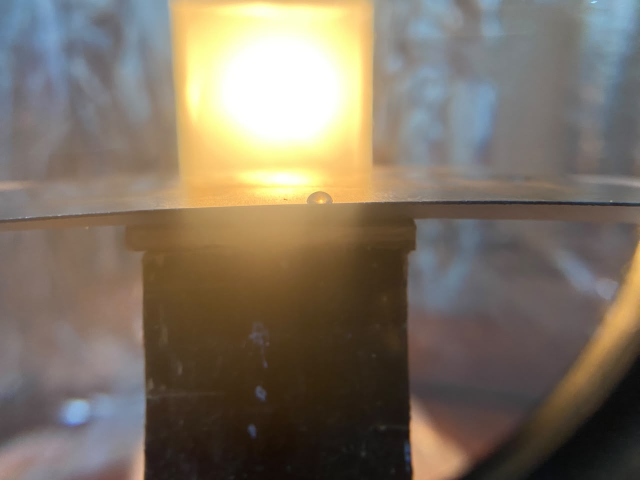
#> input picture samples/drop_3.jpg, 1280 x 960 px (shown at 1/2 size); its folder holds only this picture in this run
$ python -i baseline.py   (imports and definitions only)   (older library calls are emulated)
#> lines starting #> are read from the running program, lines starting #| are printed output that depends on the picture
"""Deteksi baseline (permukaan substrat).

Baseline dicari sebagai garis lurus panjang dengan transisi terang (atas) → gelap
(bawah) yang paling kuat, lewat proyeksi gradien pada beberapa sudut kemiringan.
Kasus sebaliknya (substrat terang, latar gelap) juga dicoba.
"""
from __future__ import annotations

from dataclasses import dataclass

import cv2
import numpy as np

from .geometry import Line


@dataclass
class BaselineCandidate:
    angle_deg: float  # kemiringan baseline di citra asli (derajat, + = turun ke kanan)
    y_center: float  # posisi y baseline di tengah citra (koordinat asli)
    score: float
    polarity: int  # +1: terang di atas, -1: gelap di atas


def find_baseline_candidates(gray: np.ndarray, max_angle: float = 10.0, n: int = 5,
                             y_range: tuple[float, float] | None = None) -> list[BaselineCandidate]:
    h, w = gray.shape
    s = min(1.0, 640.0 / w)
    g = cv2.resize(gray, None, fx=s, fy=s, interpolation=cv2.INTER_AREA).astype(np.float32)
    g = cv2.GaussianBlur(g, (0, 0), 1.5)
    gy = cv2.Sobel(g, cv2.CV_32F, 0, 1, ksize=3)
    hh, ww = g.shape
    ones = np.ones_like(g)
    cands: list[BaselineCandidate] = []
    for polarity in (1, -1):
        resp = np.clip(-polarity * gy, 0, None)
        for ang in np.arange(-max_angle, max_angle + 1e-6, 0.25):
            # Putar citra sebesar `ang` sehingga garis dengan kemiringan `ang` menjadi horizontal
            M = cv2.getRotationMatrix2D((ww / 2, hh / 2), ang, 1.0)
            r = cv2.warpAffine(resp, M, (ww, hh), flags=cv2.INTER_LINEAR, borderValue=0)
            valid = cv2.warpAffine(ones, M, (ww, hh), borderValue=0)
            cnt = valid.sum(1)
            prof = r.sum(1) / np.maximum(cnt, 1)
            # Garis harus melintang sebagian besar lebar citra
            prof[cnt < 0.5 * ww] = 0
            # Skor dikalikan konsistensi: berapa banyak kolom yang ikut merespons
            for y in np.argsort(prof)[::-1][:4]:
                row = r[y][valid[y] > 0.5]
                frac = float((row > 0.25 * max(row.max(), 1e-6)).mean()) if row.size else 0
                yc = (y - hh / 2) / s + h / 2  # rotasi di pusat → y tengah sama
                if y_range and not (y_range[0] <= yc <= y_range[1]):
                    continue
                cands.append(BaselineCandidate(float(ang), yc, float(prof[y]) * (0.5 + frac), polarity))
    cands.sort(key=lambda c: c.score, reverse=True)
    # Buang duplikat (garis hampir sama)
    out: list[BaselineCandidate] = []
    for c in cands:
        if all(abs(c.y_center - o.y_center) > 0.02 * h or abs(c.angle_deg - o.angle_deg) > 2 for o in out):
            out.append(c)
        if len(out) >= n:
            break
    return out


# [67 lines left out: functions rotation_for, refine_local, refine_global, not called in this run]

>>> import cv2
>>> picture = cv2.imread('../samples/drop_3.jpg', cv2.IMREAD_GRAYSCALE)
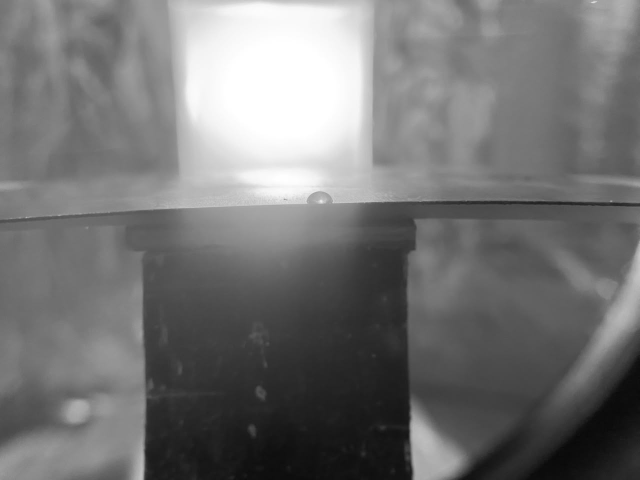
#> picture: shape (960, 1280) (shown at 1/2 size); min 7, max 255, mean 116.1
>>> result = find_baseline_candidates(picture)
#> in find_baseline_candidates, `g = cv2.resize(gray, None, fx=s, fy=s, interpolation=cv2.INTER_AREA).a..`:
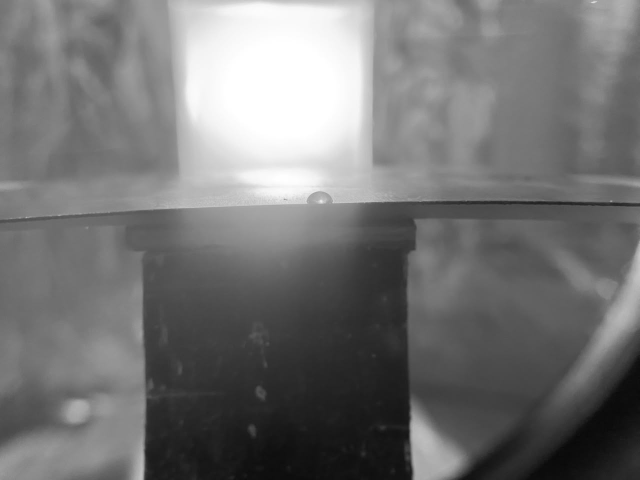
#> g: shape (480, 640) float32; min 9, max 255, mean 116.2
#> in find_baseline_candidates, `gy = cv2.Sobel(g, cv2.CV_32F, 0, 1, ksize=3)`:
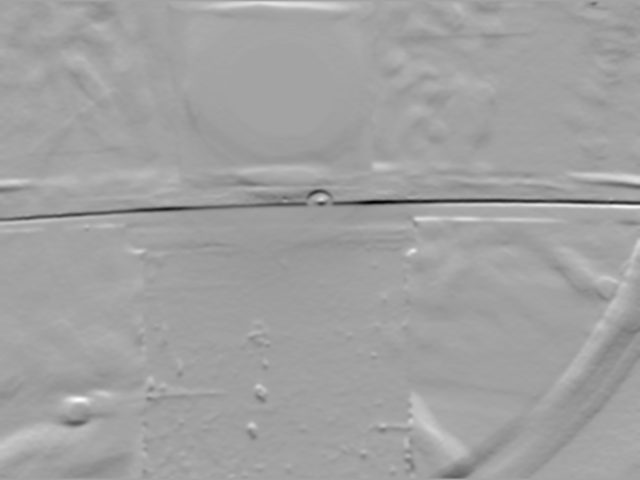
#> gy: shape (480, 640) float32; min -171.8, max 96.64, mean -1.8; drawn with min black and max white
#> the loop in find_baseline_candidates, `for polarity in (1, -1):` made 2 passes
#> pass 1, in find_baseline_candidates, `resp = np.clip(-polarity * gy, 0, None)`:
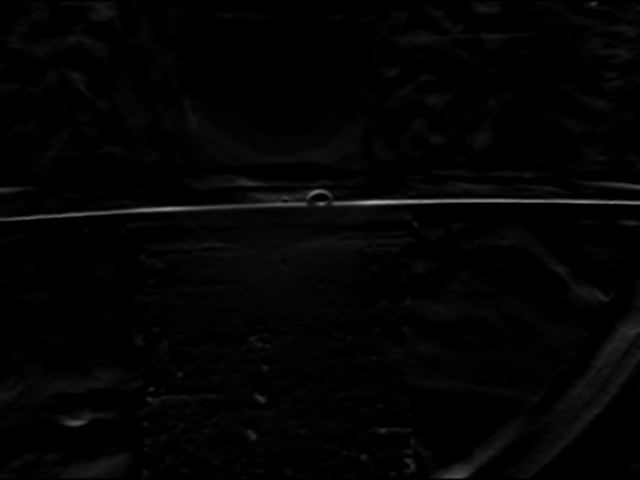
#> resp: shape (480, 640) float32; min 0, max 171.8, mean 3.9
#> pass 2, in find_baseline_candidates, `resp = np.clip(-polarity * gy, 0, None)`:
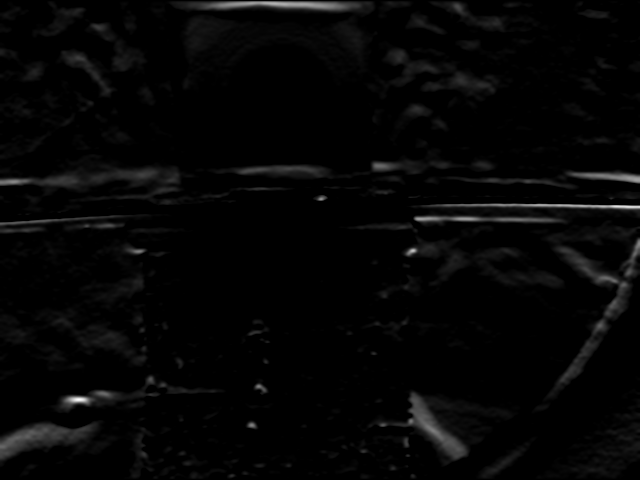
#> resp: shape (480, 640) float32; min 0, max 96.64, mean 2.2; drawn with min black and max white
#> after the loop in find_baseline_candidates, `for polarity in (1, -1):`: ones: shape (480, 640) float32; every value is 1
#> after the loop in find_baseline_candidates, `for polarity in (1, -1):`: cands = 648 items
#> the loop in find_baseline_candidates, `for c in cands:` made 138 passes
#> after the loop in find_baseline_candidates, `for c in cands:`: out = 5 items
#> result = 5 items

$ run again, on samples/drop_4.jpg
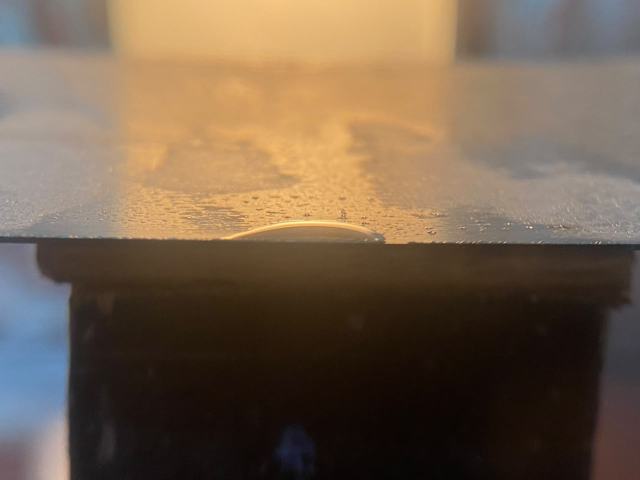
#> input picture samples/drop_4.jpg, 1280 x 960 px (shown at 1/2 size)
#> in find_baseline_candidates, `gy = cv2.Sobel(g, cv2.CV_32F, 0, 1, ksize=3)`:
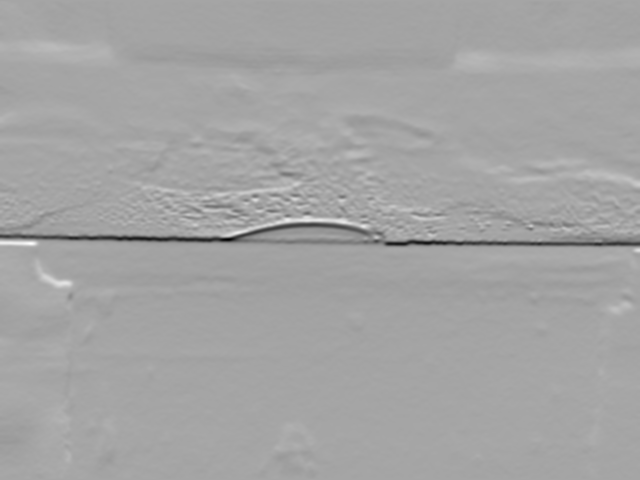
#> gy: shape (480, 640) float32; min -212.8, max 114.7, mean -2.2; drawn with min black and max white
#> the loop in find_baseline_candidates, `for polarity in (1, -1):` made 2 passes
#> pass 2, in find_baseline_candidates, `resp = np.clip(-polarity * gy, 0, None)`:
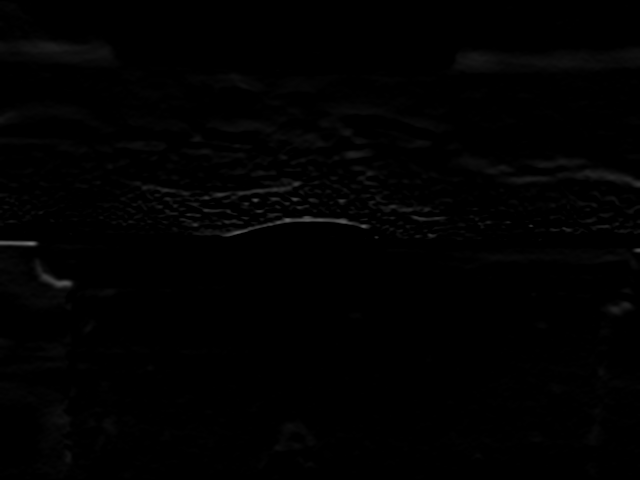
#> resp: shape (480, 640) float32; min 0, max 114.7, mean 1.6
#> after the loop in find_baseline_candidates, `for polarity in (1, -1):`: cands = 648 items
#> the loop in find_baseline_candidates, `for c in cands:` made 105 passes
#> after the loop in find_baseline_candidates, `for c in cands:`: out = 5 items

$ run again, on samples/drop_5.jpg
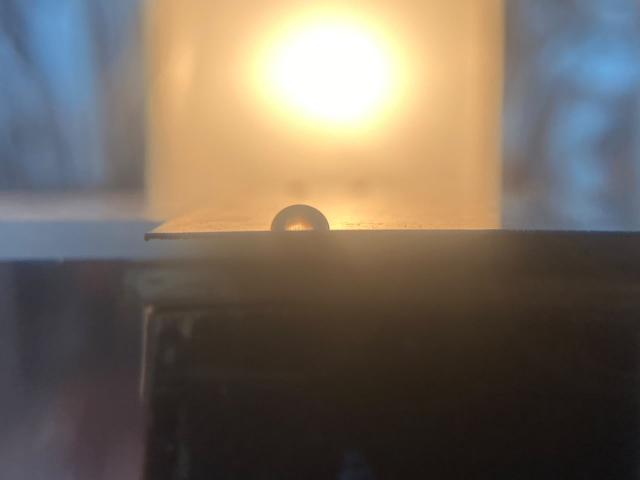
#> input picture samples/drop_5.jpg, 1280 x 960 px (shown at 1/2 size)
#> in find_baseline_candidates, `gy = cv2.Sobel(g, cv2.CV_32F, 0, 1, ksize=3)`:
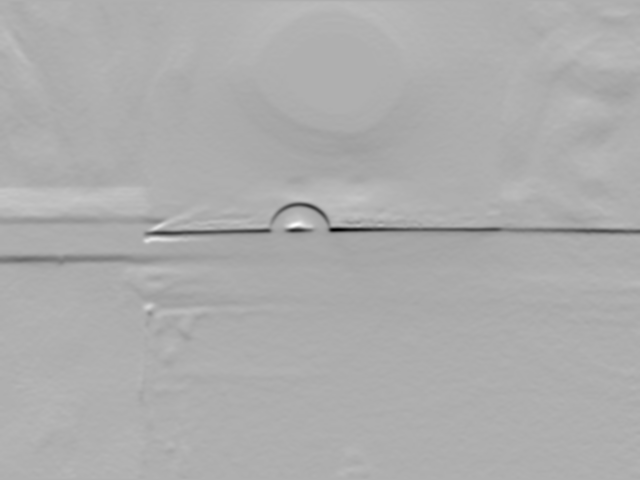
#> gy: shape (480, 640) float32; min -178.3, max 80.96, mean -2.2; drawn with min black and max white
#> the loop in find_baseline_candidates, `for polarity in (1, -1):` made 2 passes
#> pass 2, in find_baseline_candidates, `resp = np.clip(-polarity * gy, 0, None)`:
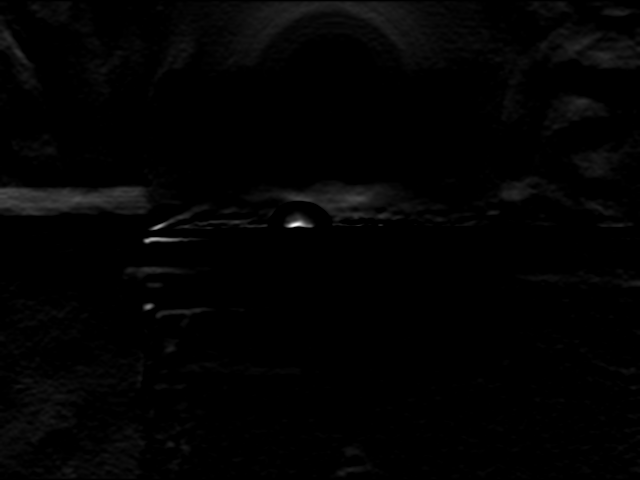
#> resp: shape (480, 640) float32; min 0, max 80.96, mean 1; drawn with min black and max white
#> after the loop in find_baseline_candidates, `for polarity in (1, -1):`: cands = 648 items
#> the loop in find_baseline_candidates, `for c in cands:` made 112 passes
#> after the loop in find_baseline_candidates, `for c in cands:`: out = 5 items

$ run again, on samples/drop_6.jpg
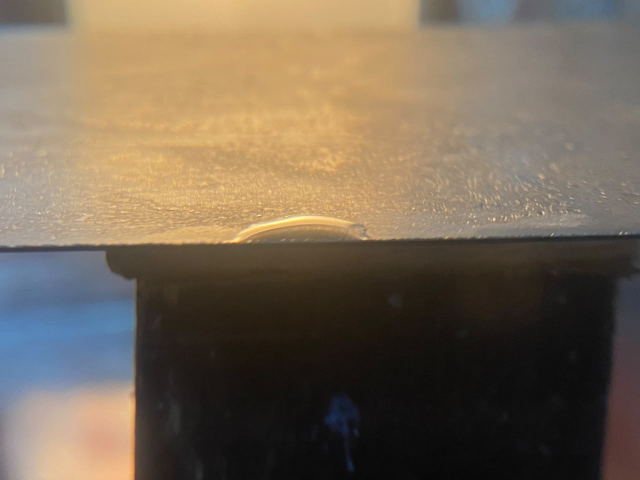
#> input picture samples/drop_6.jpg, 1280 x 960 px (shown at 1/2 size)
#> in find_baseline_candidates, `gy = cv2.Sobel(g, cv2.CV_32F, 0, 1, ksize=3)`:
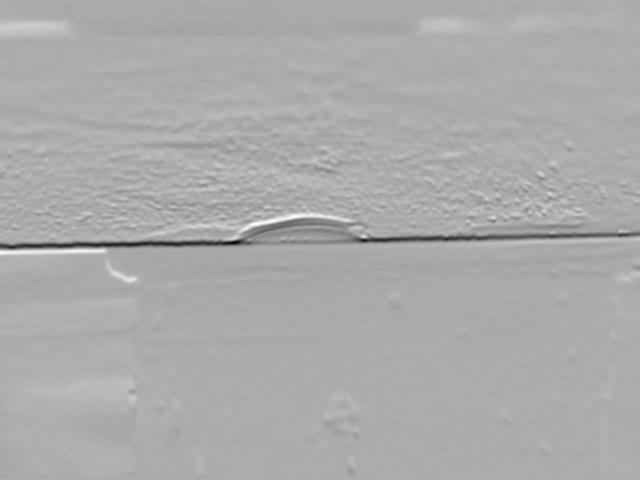
#> gy: shape (480, 640) float32; min -229.4, max 109.7, mean -1.6; drawn with min black and max white
#> the loop in find_baseline_candidates, `for polarity in (1, -1):` made 2 passes
#> pass 2, in find_baseline_candidates, `resp = np.clip(-polarity * gy, 0, None)`:
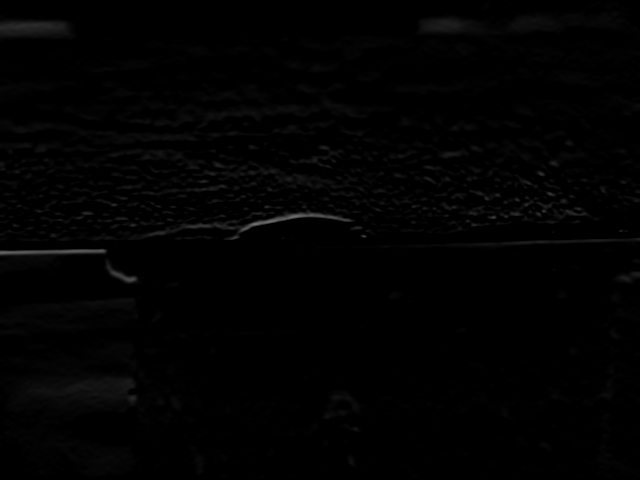
#> resp: shape (480, 640) float32; min 0, max 109.7, mean 2.2
#> after the loop in find_baseline_candidates, `for polarity in (1, -1):`: cands = 648 items
#> the loop in find_baseline_candidates, `for c in cands:` made 121 passes
#> after the loop in find_baseline_candidates, `for c in cands:`: out = 5 items
